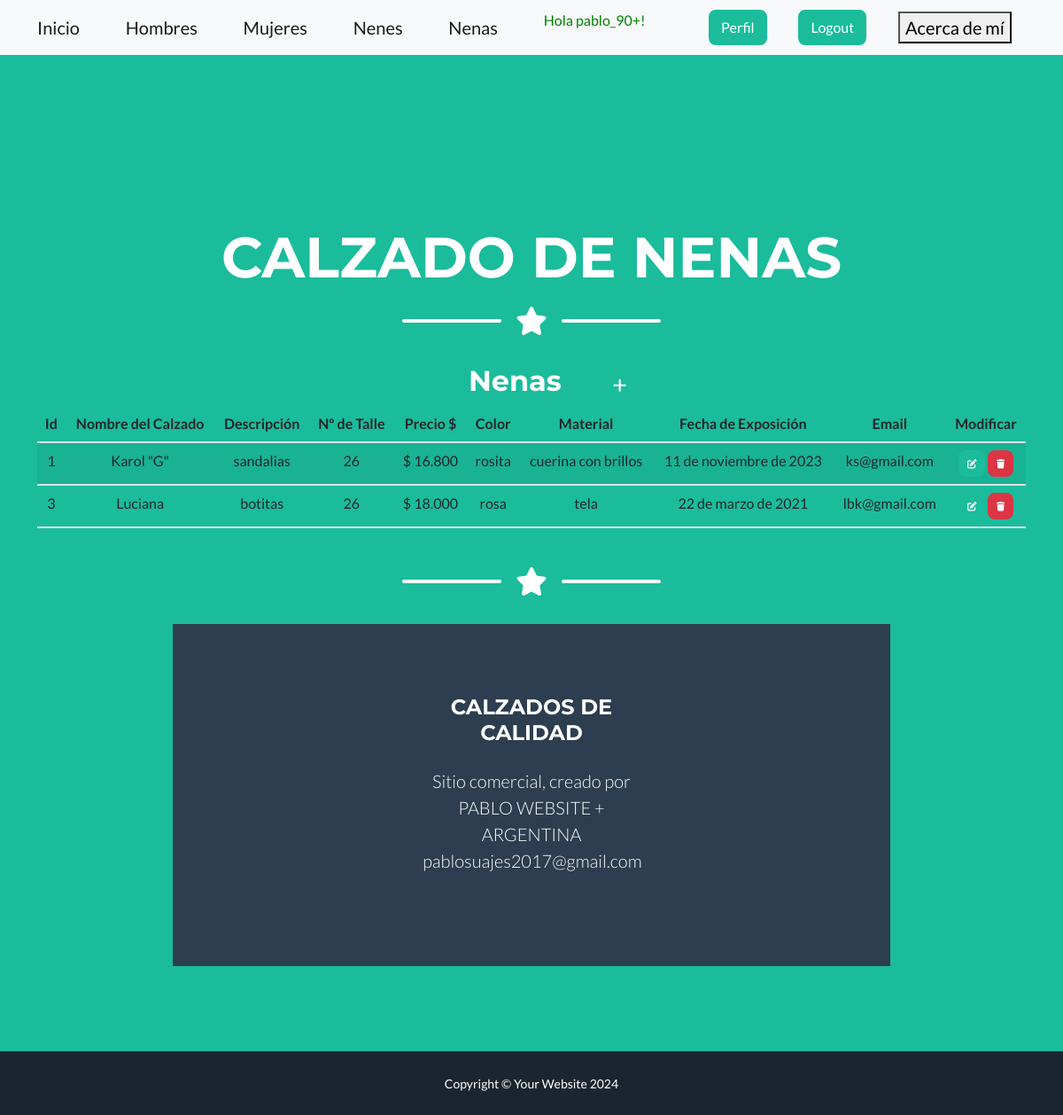
/calzados/nenas/ (signed in), run on the app's committed database.
### calzados/models.py (models this page shows, shortened)
class Nenas(models.Model):
    nombre = models.CharField(max_length=50)
    descripcion = models.CharField(max_length=50)
    talle = models.IntegerField()
    precio = models.CharField(max_length=50)
    color = models.CharField(max_length=20)
    material = models.CharField(max_length=50)
    fecha_Exposicion = models.DateField()
    email = models.EmailField()
    class Meta:
        verbose_name = "un Nombre de Nenas"
        verbose_name_plural = "Nenas"

### calzados/views.py (the view)
# urls.py: path('nenas/', nenas, name="nenas"),
@login_required
def nenas(request):
    contexto = {'nenas': Nenas.objects.all()}
    return render(request, "calzados/nenas.html", contexto)

### calzados/templates/calzados/nenas.html
{% extends 'calzados/home.html' %}
{% block titulo %}
    <h1 class="masthead-heading text-uppercase mb-0">Calzado de Nenas</h1>
{% endblock titulo %}
{% block contenido %}
<table>
    <tr>
        <td width="200"><h2>Nenas</h2></td>
        <td>
            <a
            href="{% url 'nenaCrear' %}"
            class="btn btn-primary btn-sm"
            ><i class="fa fa-plus fa-lg" title="Crear Publicación"> </i>
            </a>
        </td>
    </tr>
</table>
<table class="table table-striped">
    <thead>
        <tr>
            <th>Id</th>
            <th>Nombre del Calzado</th>
            <th>Descripción</th>
            <th>Nº de Talle</th>
            <th>Precio $</th>
            <th>Color</th>
            <th>Material</th>
            <th>Fecha de Exposición</th>
            <th>Email</th>
            <th>Modificar</th>
        </tr>
    </thead>
    <tbody>
{% for a in nenas  %}
        <tr>
            <td>{{ a.id }}</td>
            <td>{{ a.nombre }}</td>
            <td>{{ a.descripcion }}</td>
            <td>{{ a.talle }}</td>
            <td>{{ a.precio }}</td>
            <td>{{ a.color }}</td>
            <td>{{ a.material }}</td>
            <td>{{ a.fecha_Exposicion }}</td>
            <td>{{ a.email }}</td>
            <td>
                <a
                  href="{% url 'nenaActualizar' a.id %}"
                  class="btn btn-primary"
                  style="--bs-btn-padding-y: .25rem; --bs-btn-padding-x: .5rem; --bs-btn-font-size: .75rem;"
                  ><i class="fa fa-edit fa-sm" title="Editar"></i>
                </a>
                <a
                  href="{% url 'nenaBorrar' a.id %}"
                  class="btn btn-danger"
                  style="--bs-btn-padding-y: .25rem; --bs-btn-padding-x: .5rem; --bs-btn-font-size: .75rem;"
                  ><i class="fa fa-trash fa-sm" title="Eliminar"></i>
                </a>
              </td>
        </tr>
{% endfor %}
    </tbody>
</table>
{% endblock contenido %}

### calzados/templates/calzados/home.html (shortened to what this page needs)
<!DOCTYPE html>
<html lang="en">
    <head>
        {% load static %}
        <link href="{% static 'css/styles.css' %}" rel="stylesheet" />
        <link rel="stylesheet" href="https://cdnjs.cloudflare.com/ajax/libs/font-awesome/6.4.0/css/all.min.css">
    </head>
    <body id="page-top">
        <nav class="navbar navbar-light bg-light static-top">
            <div class="container">
                <a class="navbar-brand" href="{% url 'home' %}">Inicio</a>
                {% if user.is_authenticated %}
                    <a class="navbar-brand" href="{% url 'hombres' %}">Hombres</a>
                    <a class="navbar-brand" href="{% url 'mujeres' %}">Mujeres</a>
                    <a class="navbar-brand" href="{% url 'nenes' %}">Nenes</a>
                    <a class="navbar-brand" href="{% url 'nenas' %}">Nenas</a>
                    <p style="color:green">Hola {{user.username}}!</p>
                    <a class="btn btn-primary" href="{% url 'editar_perfil' %}">Perfil</a>
                    <a class="btn btn-primary" href="{% url 'logout' %}">Logout</a>
                    <a class="navbar-brand" href="{% url 'acerca_de_mi' %}"><button>Acerca de mí</button></a>
                {% else %}
                    <a class="btn btn-primary" href="{% url 'login' %}">Login</a>
                    <a class="btn btn-success" href="{% url 'registro' %}">Registro</a>
                {% endif %}
            </div>
        </nav>
        <header class="masthead bg-primary text-white text-center">
            <div class="container d-flex align-items-center flex-column">
                {% block titulo %}{% endblock titulo %}
                <div class="divider-custom divider-light">
                    <div class="divider-custom-line"></div>
                    <div class="divider-custom-icon"><i class="fas fa-star"></i></div>
                    <div class="divider-custom-line"></div>
                </div>
                {% block contenido %}
                {% endblock contenido %}
                <div class="divider-custom divider-light">
                    <div class="divider-custom-line"></div>
                    <div class="divider-custom-icon"><i class="fas fa-star"></i></div>
                    <div class="divider-custom-line"></div>
                </div>
                 <footer class="footer text-center">
                   <div class="container">
                    <div class="row">
                    <div class="col-lg-4 mb-5 mb-lg-0">
                    </div>
                    <div class="col-lg-4">
                        <h4 class="text-uppercase mb-4">Calzados de Calidad</h4>
                        <p class="lead mb-0">
                            Sitio comercial, creado por PABLO WEBSITE + ARGENTINA pablosuajes2017@gmail.com
                        </p>
                </div>
            </div>
        </header>
        <div class="copyright py-4 text-center text-white">
            <div class="container"><small>Copyright &copy; Your Website 2024</small></div>
        </div>
    </body>
</html>

### data on the page
Nenas: id "1", nombre "Karol \"G\"", descripcion "sandalias", talle "26", precio "$ 16.800", color "rosita", material "cuerina con brillos", fecha_Exposicion "11 de noviembre de 2023", email "ks@gmail.com"
Nenas: id "3", nombre "Luciana", descripcion "botitas", talle "26", precio "$ 18.000", color "rosa", material "tela", fecha_Exposicion "22 de marzo de 2021", email "lbk@gmail.com"

### other printed values
{{ user.username }} "pablo_90+"
